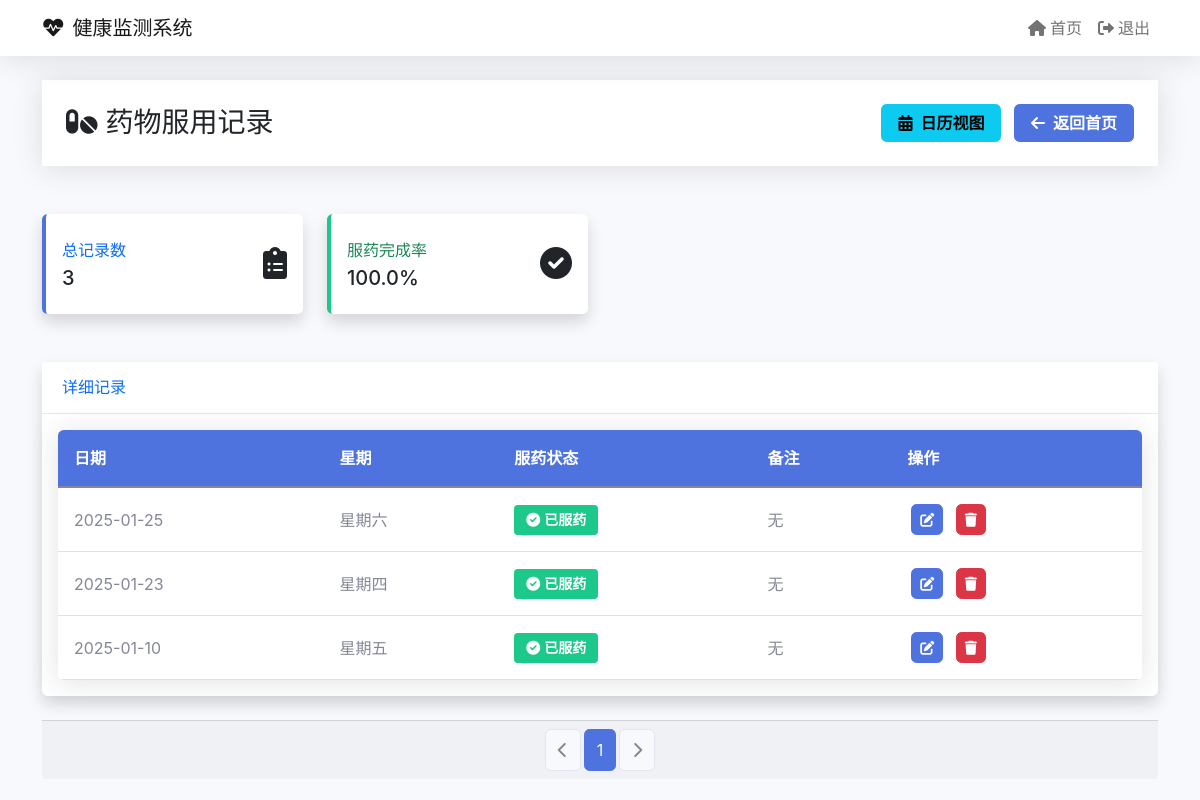
The app's page /medicine_detail (signed in), older data.
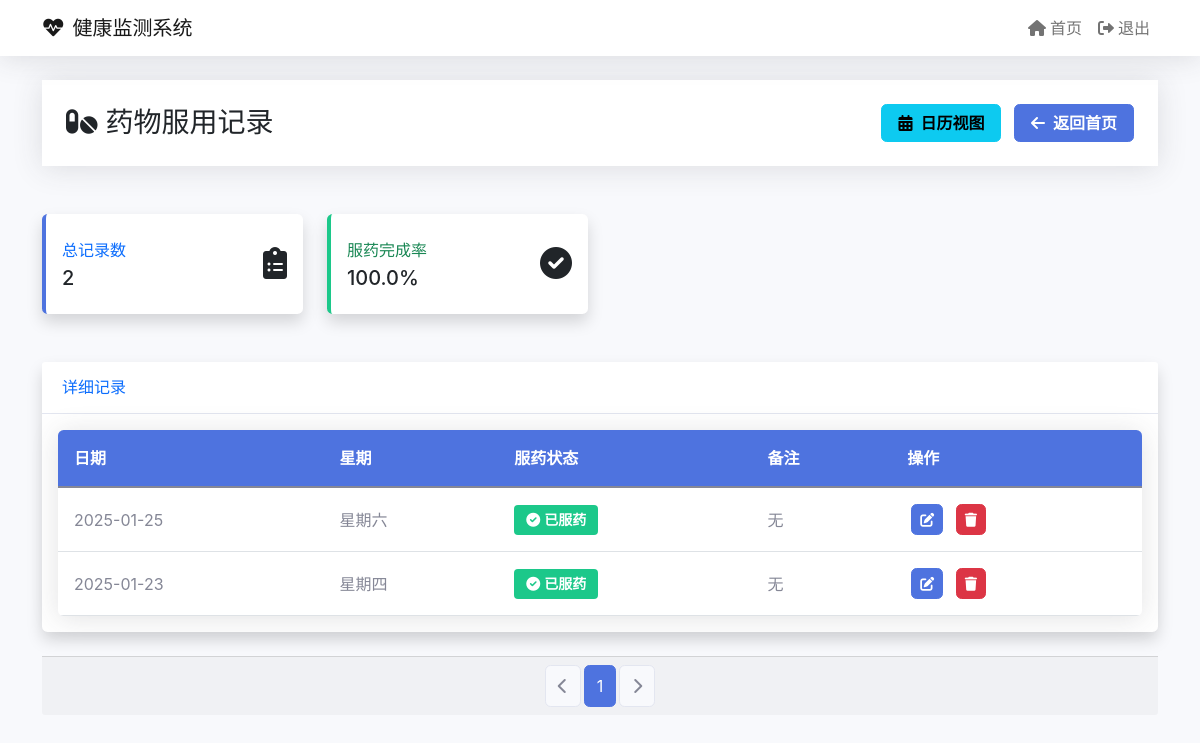
The same page, newer data.
### tables this page shows
CREATE TABLE medicine_records
                 (id INTEGER PRIMARY KEY AUTOINCREMENT,
                  date TEXT NOT NULL,
                  day_of_week TEXT NOT NULL,
                  medicine_taken BOOLEAN NOT NULL,
                  notes TEXT);

### app.py (the view)
@app.route('/medicine_detail')
@login_required
def medicine_detail():
    try:
        page = request.args.get('page', 1, type=int)
        per_page = 10
        db = get_db()
        try:
            total = db.execute('SELECT COUNT(*) FROM medicine_records').fetchone()[0]
            total_pages = (total + per_page - 1) // per_page
            offset = (page - 1) * per_page
            records = db.execute('''SELECT * FROM medicine_records
                                  ORDER BY date DESC LIMIT ? OFFSET ?''',
                               [per_page, offset]).fetchall()
            db.close()
            return render_template('medicinedetail.html',
                                records=records,
                                current_page=page,
                                total_pages=total_pages)
        except sqlite3.DatabaseError:
            db.close()
            init_db()
            return render_template('medicinedetail.html',
                                records=[],
                                current_page=1,
                                total_pages=1)
    except Exception as e:
        print(f"访问药物记录页面时出错: {str(e)}")
        return render_template('medicinedetail.html',
                            records=[],
                            current_page=1,
                            total_pages=1)

### app.py (called while the page is built)
def login_required(f):
    @wraps(f)
    def decorated_function(*args, **kwargs):
        if 'logged_in' not in session:
            return redirect(url_for('login'))
        return f(*args, **kwargs)
    return decorated_function

### templates/medicinedetail.html (shortened to what this page needs)
{% extends "base.html" %}
{% block content %}
<div class="row mb-4">
    <div class="col-12">
        <div class="page-header">
            <div class="container">
                <div class="d-flex justify-content-between align-items-center">
                    <h1 class="h3 mb-0 text-gray-800">
                        <i class="fas fa-pills me-2"></i>药物服用记录
                    </h1>
                    <div>
                        <a href="{{ url_for('medicine_calendar') }}" class="btn btn-info">
                            <i class="fas fa-calendar-alt me-2"></i>日历视图
                        </a>
                        <a href="{{ url_for('landing') }}" class="btn btn-primary ms-2">
                            <i class="fas fa-arrow-left me-2"></i>返回首页
                        </a>
                    </div>
                </div>
            </div>
        </div>
    </div>
</div>
<div class="row mb-4">
    <div class="col-xl-3 col-md-6 mb-4">
        <div class="card border-left-primary shadow h-100 py-2 stats-card">
            <div class="card-body">
                <div class="row no-gutters align-items-center">
                    <div class="col mr-2">
                        <div class="text-xs font-weight-bold text-primary text-uppercase mb-1">总记录数</div>
                        <div class="h5 mb-0 font-weight-bold text-gray-800">{{ records|length }}</div>
                    </div>
                    <div class="col-auto">
                        <i class="fas fa-clipboard-list fa-2x text-gray-300"></i>
                    </div>
                </div>
            </div>
        </div>
    </div>
    <div class="col-xl-3 col-md-6 mb-4">
        <div class="card border-left-success shadow h-100 py-2 stats-card">
            <div class="card-body">
                <div class="row no-gutters align-items-center">
                    <div class="col mr-2">
                        <div class="text-xs font-weight-bold text-success text-uppercase mb-1">服药完成率</div>
                        <div class="h5 mb-0 font-weight-bold text-gray-800">
                            {% set taken_count = records|selectattr('medicine_taken')|list|length %}
                            {{ "%.1f"|format(taken_count / records|length * 100 if records|length > 0 else 0) }}%
                        </div>
                    </div>
                    <div class="col-auto">
                        <i class="fas fa-check-circle fa-2x text-gray-300"></i>
                    </div>
                </div>
            </div>
        </div>
    </div>
</div>
<div class="card shadow mb-4">
    <div class="card-header py-3">
        <h6 class="m-0 font-weight-bold text-primary">详细记录</h6>
    </div>
    <div class="card-body">
        <div class="table-responsive">
            <table class="table table-hover">
                <thead>
                    <tr>
                        <th>日期</th>
                        <th>星期</th>
                        <th>服药状态</th>
                        <th>备注</th>
                        <th>操作</th>
                    </tr>
                </thead>
                <tbody>
                    {% for record in records %}
                    <tr>
                        <td>{{ record.date }}</td>
                        <td>{{ record.day_of_week }}</td>
                        <td>
                            {% if record.medicine_taken %}
                            <span class="badge badge-success">
                                <i class="fas fa-check-circle me-1"></i>已服药
                            </span>
                            {% else %}
                            <span class="badge badge-danger">
                                <i class="fas fa-times-circle me-1"></i>未服药
                            </span>
                            {% endif %}
                        </td>
                        <td>{{ record.notes or '无' }}</td>
                        <td class="action-buttons">
                            <button type="button" class="btn btn-primary btn-sm" data-bs-toggle="modal" data-bs-target="#editModal{{ record.id }}">
                                <i class="fas fa-edit"></i>
                            </button>
                            <a href="{{ url_for('delete_medicine_record', id=record.id) }}" class="btn btn-danger btn-sm" onclick="return confirm('确定要删除这条记录吗？')">
                                <i class="fas fa-trash"></i>
                            </a>
                        </td>
                    </tr>
                    {% endfor %}
                </tbody>
            </table>
        </div>
    </div>
</div>
<div class="card-footer">
    <nav aria-label="Page navigation">
        <ul class="pagination justify-content-center mb-0">
            <li class="page-item {{ 'disabled' if current_page == 1 }}">
                <a class="page-link" href="{{ url_for('medicine_detail', page=current_page-1) if current_page > 1 else '#' }}">
                    <i class="fas fa-chevron-left"></i>
                </a>
            </li>
            {% for page in range(1, total_pages + 1) %}
                {% if page == current_page %}
                    <li class="page-item active">
                        <span class="page-link">{{ page }}</span>
                    </li>
                {% endif %}
            {% endfor %}
            <li class="page-item {{ 'disabled' if current_page == total_pages }}">
                <a class="page-link" href="{{ url_for('medicine_detail', page=current_page+1) if current_page < total_pages else '#' }}">
                    <i class="fas fa-chevron-right"></i>
                </a>
            </li>
        </ul>
    </nav>
</div>
{% endblock %}

### templates/base.html (shortened to what this page needs)
<!DOCTYPE html>
<html>
<head>
    <link href="https://cdn.jsdelivr.net/npm/bootstrap@5.1.3/dist/css/bootstrap.min.css" rel="stylesheet">
    <link href="https://cdnjs.cloudflare.com/ajax/libs/font-awesome/6.0.0/css/all.min.css" rel="stylesheet">
</head>
<body>
    <nav class="navbar navbar-expand-lg navbar-light mb-4">
        <div class="container">
            <a class="navbar-brand" href="{{ url_for('landing') }}">
                <i class="fas fa-heartbeat me-2"></i>健康监测系统
            </a>
            {% if session.logged_in %}
            <div class="collapse navbar-collapse" id="navbarNav">
                <ul class="navbar-nav ms-auto">
                    <li class="nav-item">
                        <a class="nav-link" href="{{ url_for('landing') }}">
                            <i class="fas fa-home me-1"></i>首页
                        </a>
                    </li>
                    <li class="nav-item">
                        <a class="nav-link" href="{{ url_for('logout') }}">
                            <i class="fas fa-sign-out-alt me-1"></i>退出
                        </a>
                    </li>
                </ul>
            </div>
            {% endif %}
        </div>
    </nav>
    <div class="container">
        {% block content %}{% endblock %}
    </div>
</body>
</html>

### templates/base.html (style rules this page uses)
:root { --primary-color: #4e73df; --secondary-color: #858796; --success-color: #1cc88a; --info-color: #36b9cc; --warning-color: #f6c23e; --danger-color: #e74a3b; }
body { background-color: #f8f9fc; font-family: 'Nunito', -apple-system, BlinkMacSystemFont, "Segoe UI", Roboto, "Helvetica Neue", Arial, sans-serif; }
.navbar { background-color: white; box-shadow: 0 .15rem 1.75rem 0 rgba(58,59,69,.15); }
.card { border: none; border-radius: .35rem; box-shadow: 0 .15rem 1.75rem 0 rgba(58,59,69,.15); }
.card-header { background-color: white; border-bottom: 1px solid #e3e6f0; padding: 1rem 1.25rem; }
.btn { border-radius: .35rem; padding: .375rem 1rem; font-weight: 600; }
.btn-primary { background-color: var(--primary-color); border-color: var(--primary-color); }
.table { color: #858796; }
.table thead th { background-color: #f8f9fc; border-bottom: 2px solid #e3e6f0; }
.page-header { margin-bottom: 1.5rem; padding: 1.5rem 0; background-color: white; box-shadow: 0 .15rem 1.75rem 0 rgba(58,59,69,.15); }

### templates/medicinedetail.html (style rules this page uses)
.action-buttons .btn { padding: .25rem .5rem; font-size: .875rem; margin: 0 .25rem; }
.table-responsive { border-radius: .35rem; box-shadow: 0 .15rem 1.75rem 0 rgba(58,59,69,.15); }
.table { margin-bottom: 0; }
.table thead th { background-color: var(--primary-color); color: white; border: none; padding: 1rem; }
.table td { vertical-align: middle; padding: 1rem; }
.badge { padding: .5rem .75rem; font-size: .875rem; font-weight: 600; }
.badge-success { background-color: var(--success-color); }
.stats-card { transition: all .3s ease; }
.border-left-primary { border-left: .25rem solid var(--primary-color) !important; }
.border-left-success { border-left: .25rem solid var(--success-color) !important; }
.pagination { margin: 0; }
.page-link { color: var(--primary-color); border: 1px solid #e3e6f0; padding: .5rem .75rem; margin: 0 .25rem; border-radius: .35rem !important; }
.page-item.active .page-link { background-color: var(--primary-color); border-color: var(--primary-color); }
.page-item.disabled .page-link { color: var(--secondary-color); background-color: #f8f9fc; border-color: #e3e6f0; }

Row changes from the older to the newer data that the page shows:
removed medicine_records: date "2025-01-10", day_of_week "星期五", medicine_taken True (drawn), notes "无"
Text that changed along with them:
{{ records|length }}: "3" → "2"
